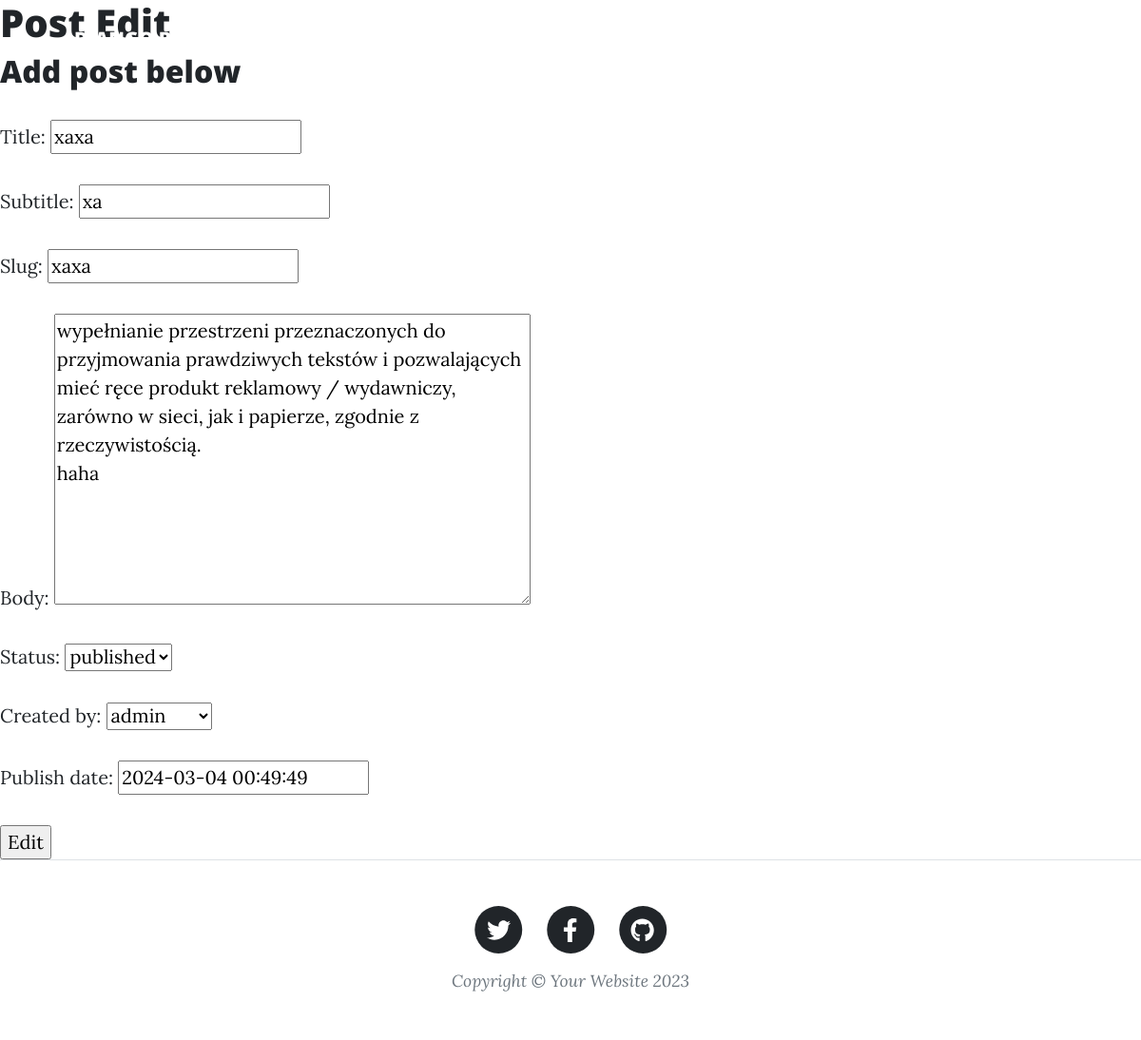
Screenshot of /post/xaxa/edit/ with the database file from the repository.
### blogapp/models.py (models this page shows, shortened)
class Post(models.Model):
    title = models.CharField(max_length=100)
    subtitle = models.CharField(max_length=100, blank=True, null=True)
    slug = models.SlugField(max_length=55,unique=True)
    body = models.TextField()
    status = models.IntegerField(choices=STATUS, default=1)
    created_by = models.ForeignKey(User, on_delete=models.CASCADE)
    create_date = models.DateTimeField(auto_now_add= True)
    update_date = models.DateTimeField(auto_now= True)
    publish_date = models.DateTimeField(default= now)
    class Meta:
        ordering = ('-create_date',)

### blogapp/views.py (the view, shortened to what this page needs)
# urls.py: path('post/<slug>/edit/', edit_post, name='edit_post'),
def edit_post(request, slug):
    title = "Edit"
    post = get_object_or_404(Post, slug=slug)
    form = PostForm(request.POST or None,
                     request.FILES or None,
                       instance=post)
    context = {
        'title': title,
        'form': form,
    }
    return render(request, 'create_post.html', context)

### blogapp/forms.py
class PostForm(forms.ModelForm):
    class Meta:
        model = Post
        fields = '__all__'

### blogapp/templates/create_post.html (shortened to what this page needs)
{% extends "base.html" %}
{% block content %}
    <h1> Post {{ title }} </h1>
    <h2> Add post below </h2>
    <form action=" " method="POST">
        {{ form.as_p }}
        <input type="submit" value="{{ title }}">
    </form>
{% endblock %}

### rows the page displays
Post: title "xaxa", subtitle "xa", slug "xaxa", body "wypełnianie przestrzeni przeznaczonych do przyjmowania prawdziwych tekstów i pozwalających mieć ręce produkt reklamowy / wydawniczy, zarówno w sieci, jak i papierze, zgodnie z rzeczywistością. haha", status "published", created_by "admin", publish_date "2024-03-04 00:49:49"
